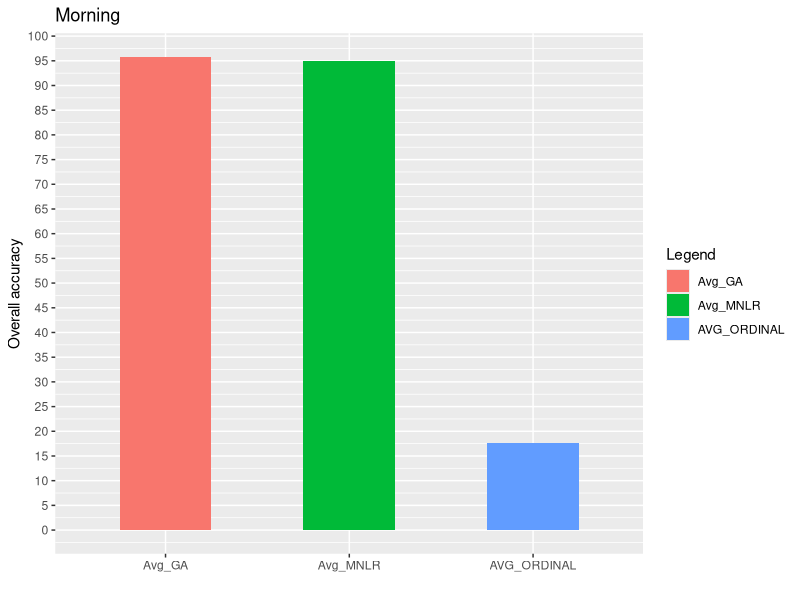

This chart was generated by the following R code:
library(readxl)
library(ggplot2)

morning_AvgOrdinal<-max(unlist(read_excel("Alldata_excel.xlsx", sheet = "All data", range = "R32",col_names = FALSE)))
morning_AvgMNLR<-max(unlist(read_excel("Alldata_excel.xlsx",sheet = "All data", range = "R33",col_names = FALSE)))
morning_AvgGA<-max(unlist(read_excel("Alldata_excel.xlsx", range = "R34",col_names = FALSE)))


#max(midnight_load)
#geom_hline(yintercept = 0, color = "black", linetype = "solid") #draws the x-axis line

loadData<-data.frame(
  AccuracyAVG = c(morning_AvgOrdinal,morning_AvgMNLR,morning_AvgGA),
  xvalues =c("AVG_ORDINAL","Avg_MNLR","Avg_GA")
)
tiff("morningAvgAccuracyBarChart.tiff", units="in", width=10, height=10, res=300)
ggplot(loadData,aes(x=xvalues,y=AccuracyAVG,fill=xvalues))+geom_col(width = 0.5)+
  labs(
    title = "Morning",
    x="",
    y="Overall accuracy",
    fill ="Legend"
  )+
  scale_y_continuous(breaks = seq(0,100,by=5))
dev.off()
